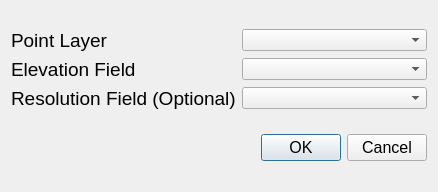
<?xml version="1.0" encoding="UTF-8"?>
<ui version="4.0">
 <class>FeatureElevationDialogBase</class>
 <widget class="QDialog" name="FeatureElevationDialogBase">
  <property name="geometry">
   <rect>
    <x>0</x>
    <y>0</y>
    <width>438</width>
    <height>192</height>
   </rect>
  </property>
  <property name="windowTitle">
   <string>Feature Elevation</string>
  </property>
  <layout class="QVBoxLayout" name="verticalLayout">
   <item>
    <layout class="QGridLayout" name="gridLayout">
     <item row="0" column="0">
      <widget class="QLabel" name="label">
       <property name="font">
        <font>
         <pointsize>14</pointsize>
        </font>
       </property>
       <property name="text">
        <string>Point Layer</string>
       </property>
      </widget>
     </item>
     <item row="0" column="1">
      <widget class="QgsMapLayerComboBox" name="mMapLayerComboBox">
      </widget>
     </item>
     <item row="1" column="0">
      <widget class="QLabel" name="label_2">
       <property name="font">
        <font>
         <pointsize>14</pointsize>
        </font>
       </property>
       <property name="text">
        <string>Elevation Field</string>
       </property>
      </widget>
     </item>
     <item row="1" column="1">
      <widget class="QgsFieldComboBox" name="mFieldCmbElev"/>
     </item>
     <item row="2" column="0">
      <widget class="QLabel" name="label_3">
       <property name="font">
        <font>
         <pointsize>14</pointsize>
        </font>
       </property>
       <property name="text">
        <string>Resolution Field (Optional)</string>
       </property>
      </widget>
     </item>
     <item row="2" column="1">
      <widget class="QgsFieldComboBox" name="mFieldCmbResol"/>
     </item>
    </layout>
   </item>
   <item>
    <widget class="QDialogButtonBox" name="button_box">
     <property name="font">
      <font>
       <pointsize>12</pointsize>
      </font>
     </property>
     <property name="orientation">
      <enum>Qt::Horizontal</enum>
     </property>
     <property name="standardButtons">
      <set>QDialogButtonBox::Cancel|QDialogButtonBox::Ok</set>
     </property>
    </widget>
   </item>
  </layout>
 </widget>
 <customwidgets>
  <customwidget>
   <class>QgsFieldComboBox</class>
   <extends>QComboBox</extends>
   <header>qgis.gui</header>
  </customwidget>
  <customwidget>
   <class>QgsMapLayerComboBox</class>
   <extends>QComboBox</extends>
   <header>qgis.gui</header>
  </customwidget>
 </customwidgets>
 <resources/>
 <connections>
  <connection>
   <sender>button_box</sender>
   <signal>accepted()</signal>
   <receiver>FeatureElevationDialogBase</receiver>
   <slot>accept()</slot>
   <hints>
    <hint type="sourcelabel">
     <x>20</x>
     <y>20</y>
    </hint>
    <hint type="destinationlabel">
     <x>20</x>
     <y>20</y>
    </hint>
   </hints>
  </connection>
  <connection>
   <sender>button_box</sender>
   <signal>rejected()</signal>
   <receiver>FeatureElevationDialogBase</receiver>
   <slot>reject()</slot>
   <hints>
    <hint type="sourcelabel">
     <x>20</x>
     <y>20</y>
    </hint>
    <hint type="destinationlabel">
     <x>20</x>
     <y>20</y>
    </hint>
   </hints>
  </connection>
 </connections>
</ui>
